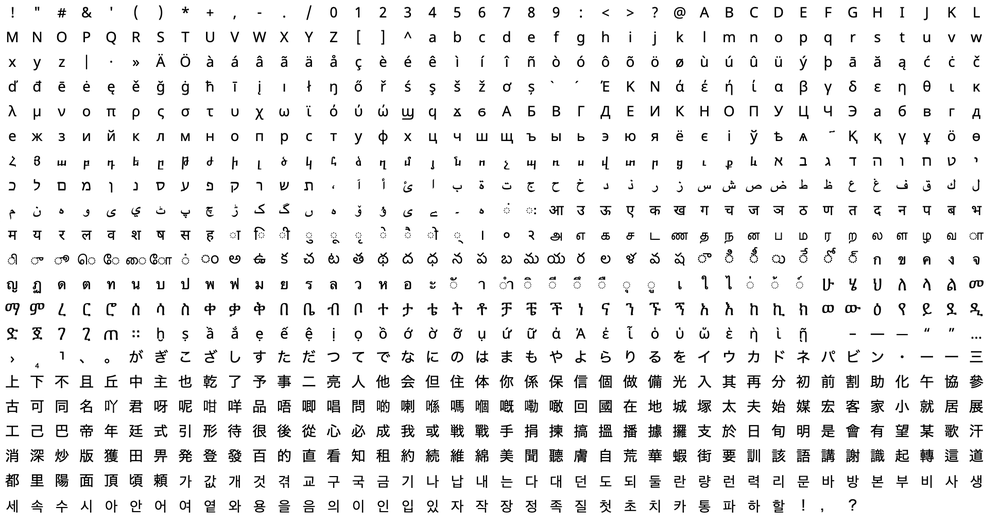
#> input picture data/chars.png, 1000 x 526 px, shrunk from 1942 x 1022 before the run, found by its file name
$ python split_chars.py
#> lines starting #> are read from the running program, lines starting #| are printed output that depends on the picture
from PIL import Image
import PIL.ImageOps

def main():
    image = Image.open('chars.png')
#> image is the input picture: PIL image 1000x526 RGBA; mean R, G, B, A 237.7, 237.7, 237.7, 255
    r, g, b, a = image.split()
#> a: PIL image 1000x526 L; every value is 255
    image = Image.merge('RGB', (r, g, b))
#> image: PIL image 1000x526 RGB

    image = PIL.ImageOps.invert(image)
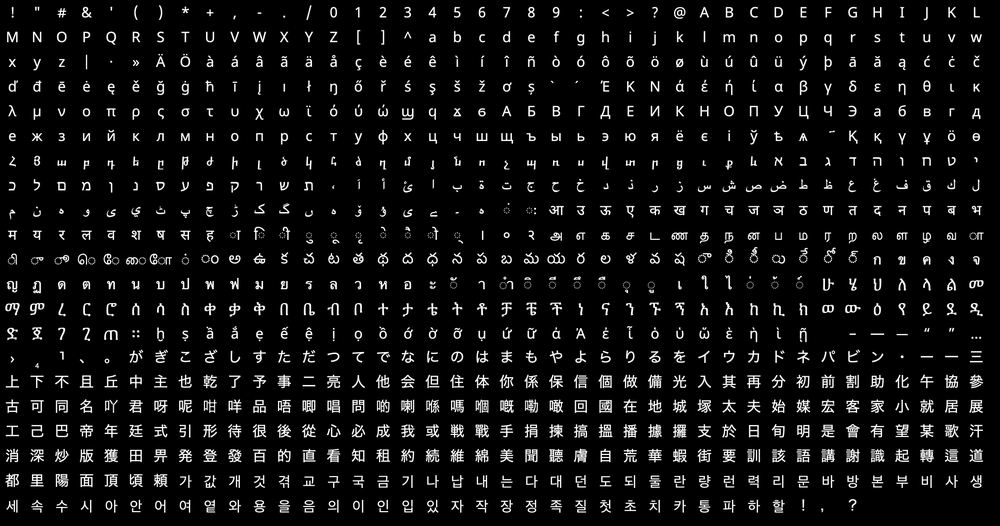
#> image: PIL image 1000x526 RGB; min 0, max 255, mean 17.3

    x_offset = 8
    y_offset = 6
    for x in range(40):
        for y in range(21):
            box = (x_offset + x * 48, y_offset + y * 48,
                   x_offset + x * 48 + 32, y_offset + y * 48 + 32)
            region = image.crop(box)
            region.save('data/chars2/{:02d}{:02d}.png'.format(x, y))
#> this loop made 40 passes
#> pass 1, in main, `region.save('data/chars2/{:02d}{:02d}.png'.format(x, y))`:
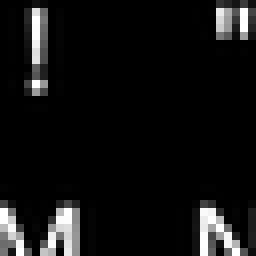
#> saved as 0000.png: PIL image 32x32 RGB (shown 8 times larger); min 0, max 255, mean 18
#> pass 1, in main, `region.save('data/chars2/{:02d}{:02d}.png'.format(x, y))`:
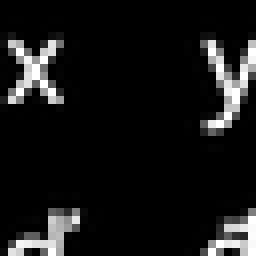
#> saved as 0001.png: PIL image 32x32 RGB (shown 8 times larger); min 0, max 255, mean 22.2
#> pass 1, in main, `region.save('data/chars2/{:02d}{:02d}.png'.format(x, y))`:
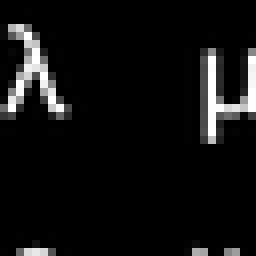
#> saved as 0002.png: PIL image 32x32 RGB (shown 8 times larger); min 0, max 255, mean 16.4
#> pass 1, in main, `region.save('data/chars2/{:02d}{:02d}.png'.format(x, y))`:
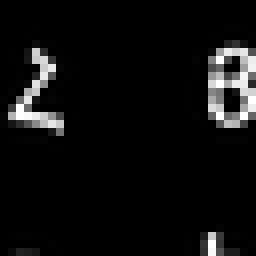
#> saved as 0003.png: PIL image 32x32 RGB (shown 8 times larger); min 0, max 255, mean 14.7
#> after the loop: region: PIL image 32x32 RGB; every value is 0

if __name__ == '__main__':
    main()
